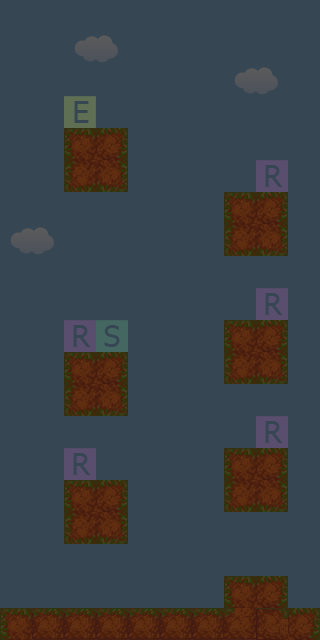

A level layout from a 2D game, rendered from its tile map. Below: a short description, then the map file with tile-grid data replaced by summaries:
An orthogonal 10x20 tile map with 32x32 px tiles, 3 tile layers (collisions, terain, mecanisme), 5 tilesets.

<map version="1.0" orientation="orthogonal" width="10" height="20" tilewidth="32" tileheight="32">
 <tileset firstgid="1" name="leveltileset" tilewidth="32" tileheight="32">
  <image source="tiles.png" trans="000000" width="96" height="192" />
  <tile id="1">
   <properties>
    <property name="block" value="1" />
   </properties>
  </tile>
 </tileset>
 <tileset firstgid="19" name="editor" tilewidth="32" tileheight="32">
  <image source="editor.png" trans="ffffff" width="96" height="192" />
  <tile id="0">
   <properties>
    <property name="block" value="1" />
   </properties>
  </tile>
  <tile id="3">
   <properties>
    <property name="start" value="1" />
   </properties>
  </tile>
  <tile id="4">
   <properties>
    <property name="end" value="1" />
   </properties>
  </tile>
  <tile id="5">
   <properties>
    <property name="ruban" value="1" />
   </properties>
  </tile>
 </tileset>
 <tileset firstgid="37" name="tilessid" tilewidth="32" tileheight="32">
  <image source="tilessid.png" width="128" height="192" />
 </tileset>
 <tileset firstgid="61" name="meca" tilewidth="32" tileheight="32">
  <image source="meca.png" width="128" height="192" />
  <tile id="0">
   <properties>
    <property name="die" value="1" />
   </properties>
  </tile>
 </tileset>
 <tileset firstgid="85" name="tilesnuage" tilewidth="32" tileheight="32">
  <image source="tilesnuage.png" width="128" height="192" />
 </tileset>
 <layer name="collisions" width="10" height="20" opacity="0.27">
  <properties>
   <property name="blocked" value="1" />
  </properties>
  <data>[200 cells, 43 non-empty, 4 distinct tile ids]</data>
 </layer>
 <layer name="terain" width="10" height="20" opacity="0.36">
  <data>[200 cells, 200 non-empty, 11 distinct tile ids]</data>
 </layer>
 <layer name="mecanisme" width="10" height="20">
  <data>[200 cells, 0 non-empty, 0 distinct tile ids]</data>
 </layer>
</map>
